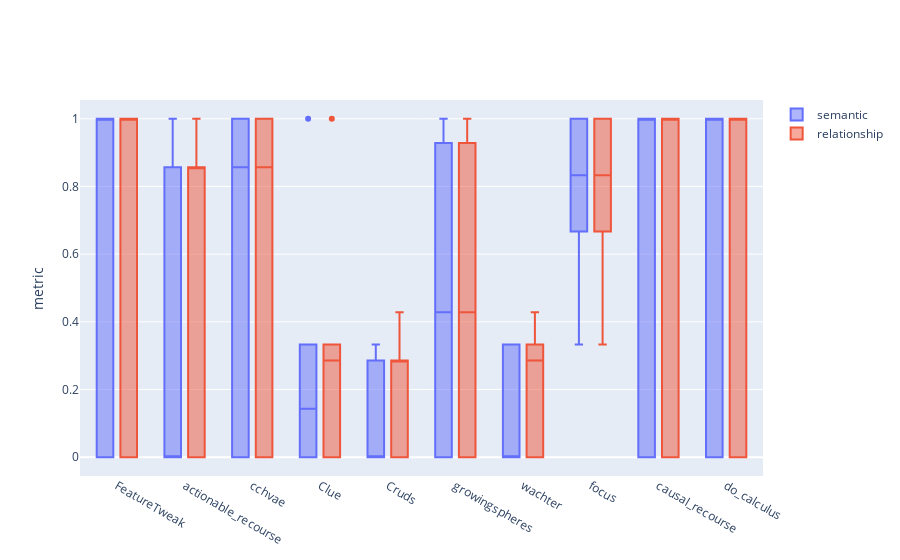

This figure's notebook cell:
### Code cell
import plotly.graph_objects as go
import numpy as np
np.random.seed(1)

fig = go.Figure()
fig.add_trace(go.Box(x=df["CF"], y=df["semantic"], name='semantic') )
fig.add_trace(go.Box(x=df["CF"], y=df["correct_relationships"],name='relationship'))

fig.update_layout(
    yaxis_title='metric',
    boxmode='group' # group together boxes of the different traces for each value of x
)

fig.show()

### Figure 1 — Plotly figure (JSON) as saved in the notebook; plotly's stock layout.template omitted (floating-point values rounded to 4 significant figures; data arrays with more than 128 entries replaced by an {"elided": "..."} marker saying what was removed)
{"data": [{"name": "semantic", "type": "box", "x": {"elided": "2454 str values"}, "y": {"elided": "2454 float values"}}, {"name": "relationship", "type": "box", "x": {"elided": "2454 str values"}, "y": {"elided": "2454 float values"}}], "layout": {"boxmode": "group", "yaxis": {"title": {"text": "metric"}}}}
